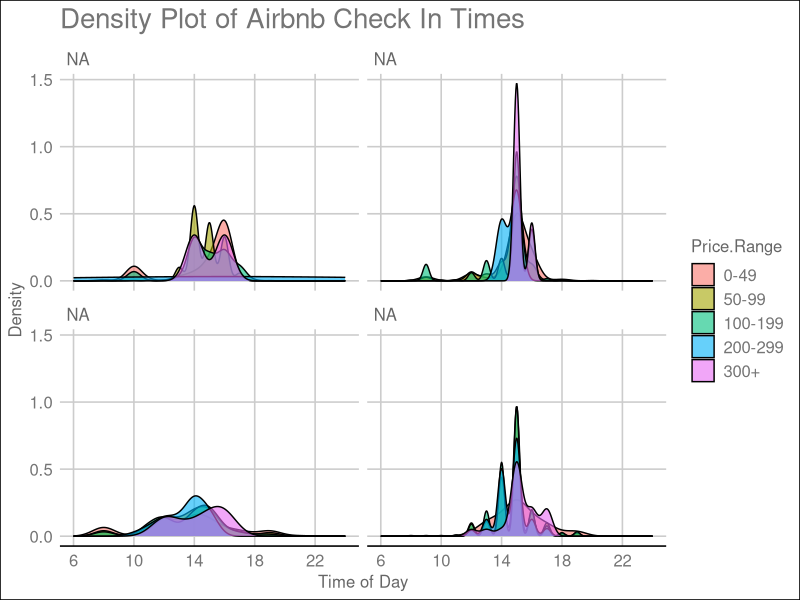
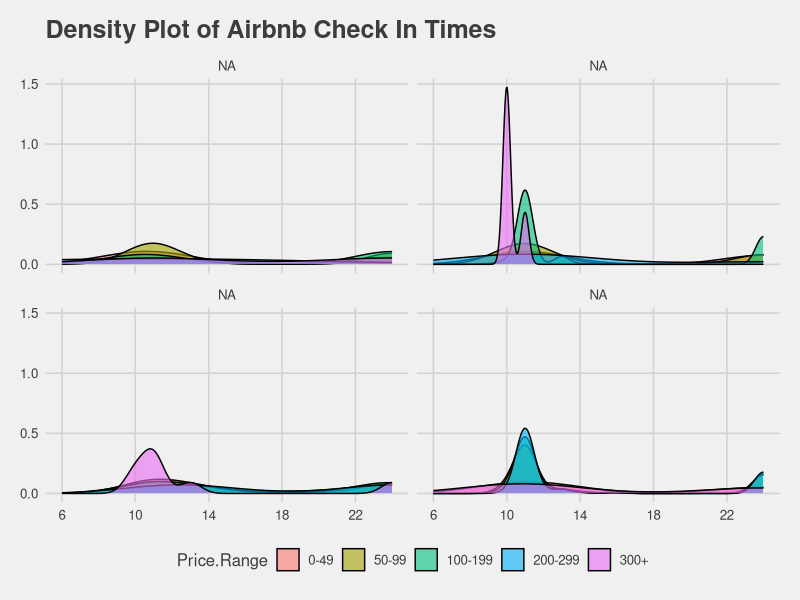

Recreate these plots in R, in order.
library(readr)
library(plyr)
library(dplyr)
library(stringr)
library(ggplot2)
library(ggthemes)

four_cities <- read.csv("updated_cleaned_four_cities.csv")


##CLEANING CHECKED IN

View(unique(four_cities$Check.In))

#disregarding those observations with an unspecified/flexible check in or check out time
four_cities <- four_cities %>% 
  filter(!Check.In == "Unspecified") %>% 
  filter(!Check.In == "Flexible") %>% 
  filter(!is.na(Check.In)) %>% 
  filter(!Check.Out == "unspecified")

#only concerned with earliest check in times; removing ranges
four_cities$Check.In <- str_replace_all(four_cities$Check.In, "[ ]-.*", "")


#filters only pm check in values, removes pm, converts into numeric value and adds 12
#to put time into a 0-24hr interval for graphing
PM_only <- four_cities %>% 
  filter(str_detect(Check.In, "PM")) %>% 
  filter(!str_detect(Check.In, "12")) %>% 
  mutate(Check.In = as.numeric(str_replace_all(Check.In, "PM", ""))) %>% 
  mutate(Check.In = Check.In + 12)

#filters only am check in values, remvoes am, converts into numeric value
AM_only <- four_cities %>% 
  filter(str_detect(Check.In, "AM")) %>% 
  filter(!str_detect(Check.In, "12")) %>% 
  mutate(Check.In = as.numeric(str_replace_all(Check.In, "AM", "")))

#for one case of midnight and noontimes
twelve_pm <- four_cities %>% 
  filter(str_detect(Check.In, "12PM")) %>% 
  mutate(Check.In = as.numeric(str_replace_all(Check.In, "PM", "")))

twelve_am <- four_cities %>% 
  filter(str_detect(Check.In, "12AM")) %>% 
  mutate(Check.In = as.numeric(str_replace_all(Check.In, "AM", ""))) %>% 
  mutate(Check.In = Check.In + 12)
  
dfs <- list(PM_only, AM_only, twelve_pm, twelve_am)

cleaned_time_df <- join_all(dfs, type = "full")


##CLEANING CHECKED OUT

no_twelves_out <- cleaned_time_df %>% 
  filter(!str_detect(Check.Out, "12")) %>% 
  mutate(Check.Out = ifelse(str_detect(Check.Out, "AM"),
                            as.numeric(str_replace_all(Check.Out, "AM", "")), #as.numeric coerces NAs
                            as.numeric(str_replace_all(Check.Out, "PM", ""))+12))

cleaned_time_df <- cleaned_time_df %>% 
  filter(str_detect(Check.Out, "12")) %>% 
  mutate(Check.Out = ifelse(str_detect(Check.Out, "AM"),
                            as.numeric(str_replace_all(Check.Out, "AM", "")),
                            as.numeric(str_replace_all(Check.Out, "PM", ""))+12))

cleaned_time_df <- full_join(no_twelves_out, cleaned_time_df)

#mutating a factorized four_cities price_range column
cleaned_time_df <- cleaned_time_df %>% 
  mutate(Price.Range = (Price)) %>% 
  mutate(Price.Range = ifelse(Price < 50, "0-49", Price)) %>% 
  mutate(Price.Range = ifelse(Price >= 50 & Price < 100, "50-99", as.character(Price.Range))) %>% 
  mutate(Price.Range = ifelse(Price >= 100 & Price < 200, "100-199", as.character(Price.Range))) %>% 
  mutate(Price.Range = ifelse(Price >= 200 & Price < 300, "200-299", as.character(Price.Range))) %>% 
  mutate(Price.Range = ifelse(Price >= 300, "300+", as.character(Price.Range)))
cleaned_time_df$Price.Range <- factor(cleaned_time_df$Price.Range, levels = c("0-49", "50-99", "100-199", "200-299", "300+"))


#check in time density plot 
#justification for filling by price range - are cheaper price ranges more accomodating
#in terms of check in times

city_names <- c(
  `ch` = "Chicago",
  `la` = "Los Angeles",
  `ny` = "New York",
  `sf` = "San Francisco"
)

ggplot(cleaned_time_df) +
  geom_density(alpha = 0.6, aes(Check.In, fill = Price.Range)) +
  labs(x= "Time of Day",
       y = "Density",
       title = "Density Plot of Airbnb Check In Times") +
  facet_wrap(~City, labeller = as_labeller(city_names)) +
  scale_x_continuous(limits=c(6,24), 
                     breaks=seq(6,24,4)) +
  guides(color = "none") +
  theme_gdocs()

#check out time density plot
ggplot(cleaned_time_df) +
  geom_density(alpha = 0.6, aes(Check.Out, fill = Price.Range)) +
  labs(x= "Time of Day",
       y = "Density",
       title = "Density Plot of Airbnb Check In Times") +
  facet_wrap(~City, labeller = as_labeller(city_names)) +
  scale_x_continuous(limits=c(6,24), 
                     breaks=seq(6,24,4)) +
  guides(color = "none") +
  theme_fivethirtyeight()
